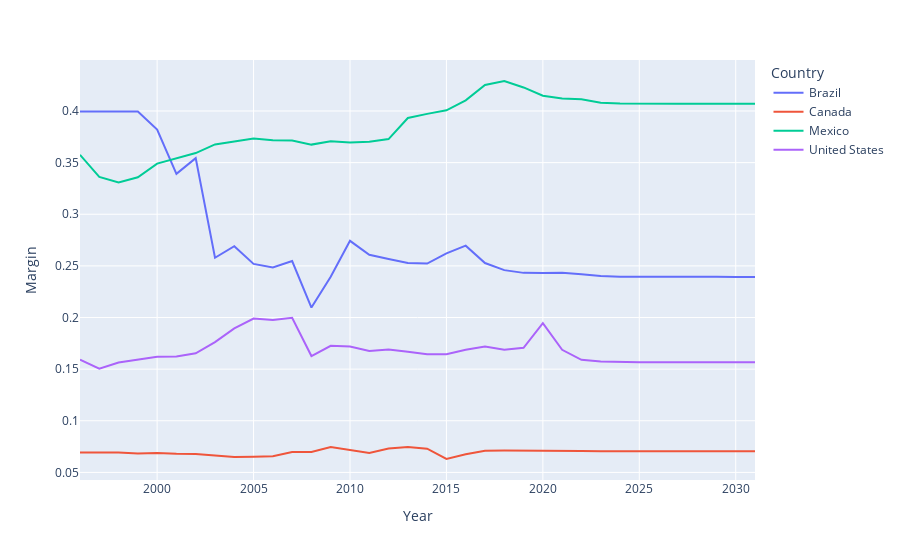

Notebook code for this chart:
### Code cell
fig = px.line(df_merge, x="Year", y="Margin", color='Country')
fig.show()

### Figure 1 — Plotly figure (JSON) as saved in the notebook; plotly's stock layout.template omitted (floating-point values rounded to 4 significant figures)
{"data": [{"hovertemplate": "Country=Brazil<br>Year=%{x}<br>Margin=%{y}<extra></extra>", "legendgroup": "Brazil", "line": {"color": "#636efa", "dash": "solid"}, "marker": {"symbol": "circle"}, "mode": "lines", "name": "Brazil", "orientation": "v", "showlegend": true, "type": "scatter", "x": [1996, 1997, 1998, 1999, 2000, 2001, 2002, 2003, 2004, 2005, 2006, 2007, 2008, 2009, 2010, 2011, 2012, 2013, 2014, 2015, 2016, 2017, 2018, 2019, 2020, 2021, 2022, 2023, 2024, 2025, 2026, 2027, 2028, 2029, 2030, 2031], "xaxis": "x", "y": [0.3996, 0.3996, 0.3995, 0.3996, 0.3821, 0.3392, 0.3544, 0.2579, 0.2691, 0.2519, 0.2484, 0.2547, 0.2096, 0.2396, 0.2743, 0.2607, 0.2567, 0.2527, 0.2522, 0.2622, 0.2696, 0.2528, 0.2459, 0.2432, 0.2432, 0.2433, 0.2418, 0.2403, 0.2396, 0.2394, 0.2394, 0.2393, 0.2394, 0.2394, 0.2393, 0.2394], "yaxis": "y"}, {"hovertemplate": "Country=Canada<br>Year=%{x}<br>Margin=%{y}<extra></extra>", "legendgroup": "Canada", "line": {"color": "#EF553B", "dash": "solid"}, "marker": {"symbol": "circle"}, "mode": "lines", "name": "Canada", "orientation": "v", "showlegend": true, "type": "scatter", "x": [1996, 1997, 1998, 1999, 2000, 2001, 2002, 2003, 2004, 2005, 2006, 2007, 2008, 2009, 2010, 2011, 2012, 2013, 2014, 2015, 2016, 2017, 2018, 2019, 2020, 2021, 2022, 2023, 2024, 2025, 2026, 2027, 2028, 2029, 2030, 2031], "xaxis": "x", "y": [0.06938, 0.06944, 0.06934, 0.06836, 0.06888, 0.06816, 0.0679, 0.06641, 0.06498, 0.06517, 0.06575, 0.06967, 0.0698, 0.07469, 0.07193, 0.06893, 0.07317, 0.0747, 0.07295, 0.06299, 0.06761, 0.07108, 0.07115, 0.07118, 0.07118, 0.07118, 0.07076, 0.0704, 0.0705, 0.07043, 0.07044, 0.07044, 0.07044, 0.07044, 0.07044, 0.07043], "yaxis": "y"}, {"hovertemplate": "Country=Mexico<br>Year=%{x}<br>Margin=%{y}<extra></extra>", "legendgroup": "Mexico", "line": {"color": "#00cc96", "dash": "solid"}, "marker": {"symbol": "circle"}, "mode": "lines", "name": "Mexico", "orientation": "v", "showlegend": true, "type": "scatter", "x": [1996, 1997, 1998, 1999, 2000, 2001, 2002, 2003, 2004, 2005, 2006, 2007, 2008, 2009, 2010, 2011, 2012, 2013, 2014, 2015, 2016, 2017, 2018, 2019, 2020, 2021, 2022, 2023, 2024, 2025, 2026, 2027, 2028, 2029, 2030, 2031], "xaxis": "x", "y": [0.3576, 0.3362, 0.3307, 0.3358, 0.3491, 0.354, 0.3593, 0.3676, 0.3702, 0.3733, 0.3717, 0.3715, 0.3675, 0.3707, 0.3696, 0.3703, 0.3728, 0.3932, 0.3972, 0.4007, 0.4103, 0.4252, 0.4291, 0.4228, 0.4148, 0.412, 0.4115, 0.4081, 0.4073, 0.407, 0.4069, 0.4069, 0.4069, 0.4069, 0.4069, 0.4069], "yaxis": "y"}, {"hovertemplate": "Country=United States<br>Year=%{x}<br>Margin=%{y}<extra></extra>", "legendgroup": "United States", "line": {"color": "#ab63fa", "dash": "solid"}, "marker": {"symbol": "circle"}, "mode": "lines", "name": "United States", "orientation": "v", "showlegend": true, "type": "scatter", "x": [1996, 1997, 1998, 1999, 2000, 2001, 2002, 2003, 2004, 2005, 2006, 2007, 2008, 2009, 2010, 2011, 2012, 2013, 2014, 2015, 2016, 2017, 2018, 2019, 2020, 2021, 2022, 2023, 2024, 2025, 2026, 2027, 2028, 2029, 2030, 2031], "xaxis": "x", "y": [0.1592, 0.1505, 0.1565, 0.1596, 0.1619, 0.1623, 0.1654, 0.1762, 0.1895, 0.1989, 0.1976, 0.1997, 0.1627, 0.1727, 0.1719, 0.1677, 0.169, 0.1668, 0.1643, 0.1644, 0.1687, 0.172, 0.1689, 0.1707, 0.1945, 0.1687, 0.1591, 0.1574, 0.1569, 0.1568, 0.1568, 0.1568, 0.1568, 0.1568, 0.1568, 0.1568], "yaxis": "y"}], "layout": {"legend": {"title": {"text": "Country"}, "tracegroupgap": 0}, "margin": {"t": 60}, "xaxis": {"anchor": "y", "domain": [0, 1], "title": {"text": "Year"}}, "yaxis": {"anchor": "x", "domain": [0, 1], "title": {"text": "Margin"}}}}
